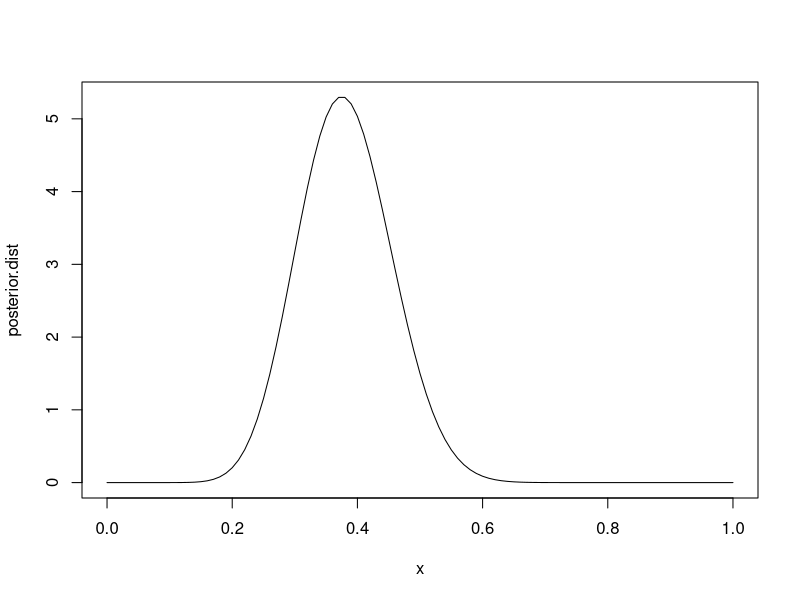
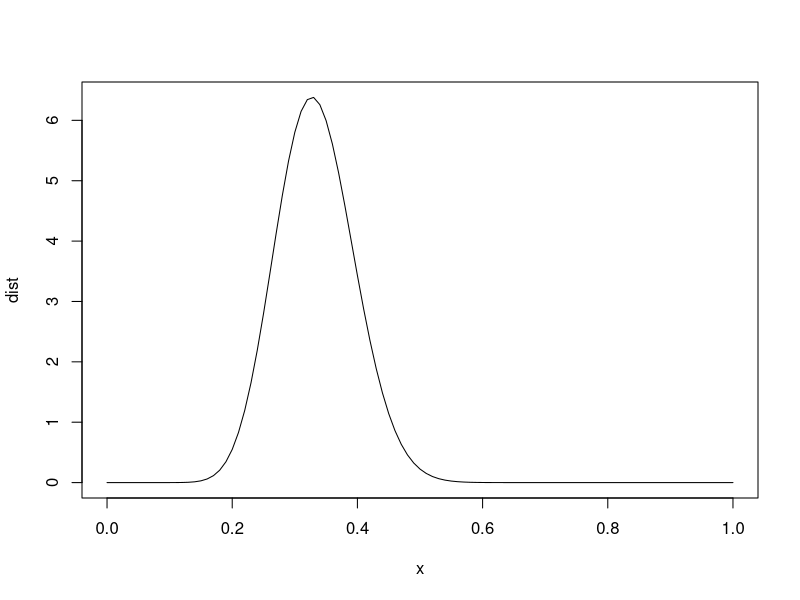
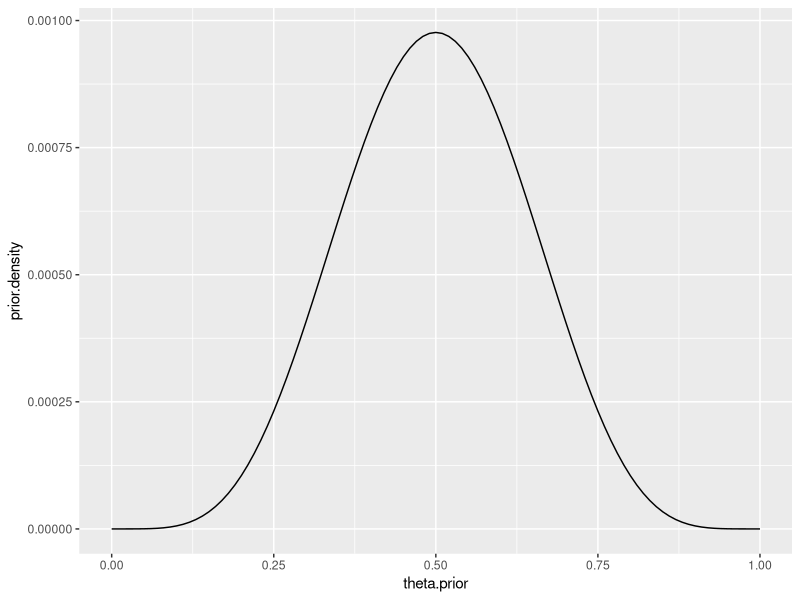
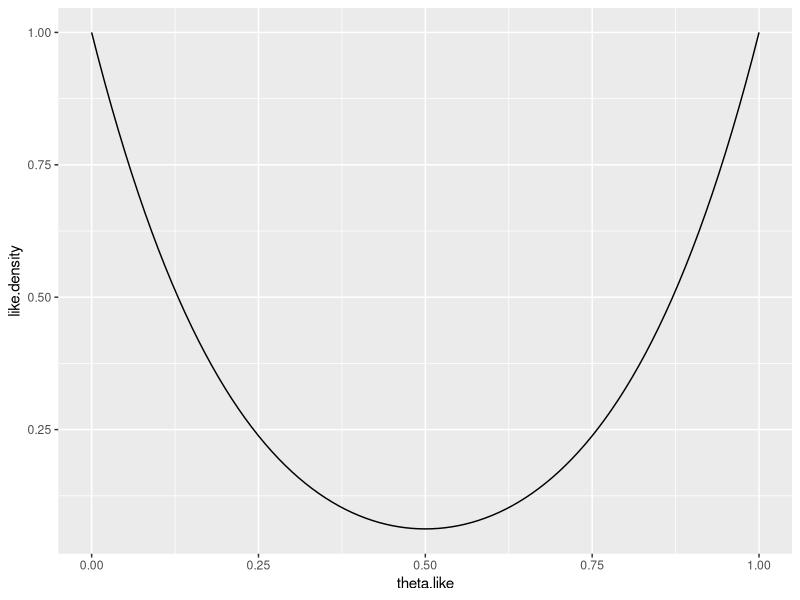
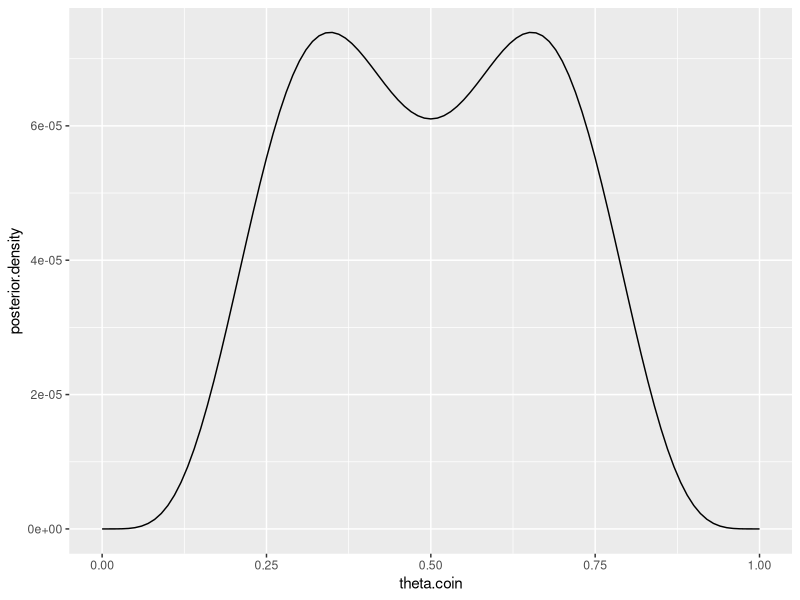

The R source for these figures, in order:
## ---- chunk 1
knitr::opts_chunk$set(echo = TRUE)
require(ggplot2)
require(broom)
## ---- chunk 2
x <- seq(0,1,by = 0.01)
a = 15
b = 40
posterior.dist <- dbeta(x, a + 1, b - a + 1)
plot(x, posterior.dist, type = 'l')

## ---- chunk 3
x <- seq(0,1,by = 0.01)
a = 15
b = 40
data <- rbeta(10000, a + 1, b - a + 1)
mean(data>0.5)
mean(data)

## ---- chunk 4
a = 3
b = 15
data <- rbeta(10000, a + 1, b - a + 1)
mean(data)

## ---- chunk 5
x <- seq(0,1,by = 0.01)
a1 <- 15
b1 <- 40
a2 <-  3
b2 <-  15
dist <- dbeta(x, (a1 + a2) + 1, (b1 + b2) - (a1 + a2) + 1)
plot(x,dist,type='l')
data <- rbeta(10000, (a1 + a2) + 1, (b1 + b2) - (a1 + a2) + 1)
mean(data>0.5)
mean(data)


## ---- chunk 6
theta.prior <- seq(0,1,0.01)
prior.density  <- theta.prior^5*(1-theta.prior)^5 
prior.data <- as.data.frame(cbind(theta.prior, prior.density))

ggplot(
  prior.data,
  aes(theta.prior, prior.density)) + 
  geom_line()
## ---- chunk 7
theta.like <- seq(0,1,0.01)
like.density  <- (1-theta.like)^5  + theta.like^5
like.data <- as.data.frame(cbind(theta.like, like.density))

ggplot(
  like.data,
  aes(theta.like, like.density)) + 
  geom_line()
## ---- chunk 8
theta.coin <- seq(0,1,0.01)
posterior.density  <- theta.coin^5*(1-theta.coin)^10 + theta.coin^10*(1-theta.coin)^5
coin.data <- as.data.frame(cbind(theta.coin, posterior.density))

ggplot(
  coin.data,
  aes(theta.coin, posterior.density)) + 
  geom_line()
## ---- chunk 9

treatment.table <- matrix(c(11,0,0,1),ncol=2,byrow=TRUE)
colnames(treatment.table) <- c("Success","Failure")
rownames(treatment.table) <- c("Treatment","Control")
treatment.table <- as.table(treatment.table)
treatment.table
treatment.chisq <- broom::tidy(chisq.test(treatment.table))
treatment.chisq$p.value
## ---- chunk 10
pt <-  1 # Probability of uccessful treatmetn outcome in Treatment group
pc <- 0 # Probability of successful treatmetn outcome in Control group

nt <- 11 # Size of Treatment Group
rt <- 11 # Number of successes for Treatment Group
nc <- 1 # Size of Control Group
rc <- 0 # Number of Success for Control Group.


like <- (pt^rt*(1-pt)^(nt-rt))*(pc^rc*(1-pc)^(nc-rc))




## ---- chunk 11


